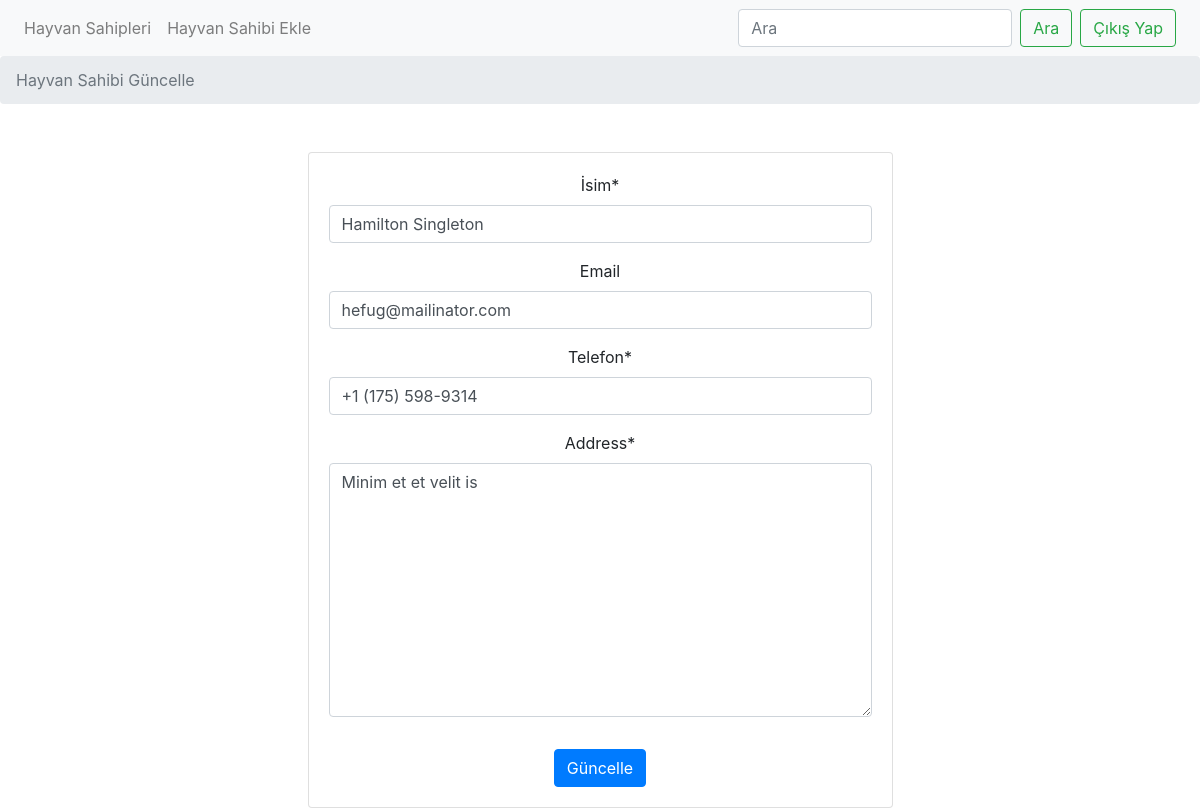
Page /editowner/hamilton-singleton (signed in) on the committed database.
### veterinary/models/Owner.py (models this page shows, shortened)
class OwnerModel(models.Model):
    user = models.ForeignKey('accounts.CustomUserModel',on_delete=models.CASCADE,related_name="user",null=True)
    name= models.CharField(max_length=50,null=True)
    slug = AutoSlugField(populate_from='name')
    email=models.EmailField(max_length=70,blank=True,unique=True)
    phone = models.CharField(max_length=17, unique=False)
    address=models.TextField(unique=False,null=False)
    created_at = models.DateTimeField(auto_now=True)
    updated_at = models.DateTimeField(auto_now=True)
    class Meta:
        verbose_name="Owner"
        verbose_name = 'Owner'

### veterinary/views/editowner.py (the view)
# urls.py: path('editowner/<slug:slug>',EditOwnerView.as_view(),name="editowner"),
class EditOwnerView(LoginRequiredMixin,View):
    http_method_names=['get','post']
    def get(self,request,slug):
        owner=get_object_or_404(OwnerModel,slug=slug,user=request.user)
        form=NewOwnerForm(instance=owner)
        context={
            "edit_form":form
        }
        return render(request,'page/edit_owner.html',context=context)
    def post(self,request,slug):
               owner=get_object_or_404(OwnerModel,slug=slug,user=request.user)
               form=NewOwnerForm(request.POST or None,instance=owner)
               if form.is_valid():
                   form.save()
                   messages.success(self.request, "Hayvan sahibi Güncellendi. " )
                   return redirect("veterinary:owner")
               else:
                    messages.success(self.request, "Hayvan sahibi Güncellenemedi. " )
                    return redirect("veterinary:editowner",slug=slug)

### veterinary/forms/insertowner.py (shortened to what this page needs)
class NewOwnerForm(forms.ModelForm):
	class Meta:
		model = OwnerModel
		fields = ("name", "email", "phone", "address")
		labels={"name":"İsim","email":"Email","phone":"Telefon","adsress":"Adres"}

### veterinary/templates/page/edit_owner.html (shortened to what this page needs)
{% extends 'layout.html' %}
{% load crispy_forms_tags %}
{% block content %}
<nav aria-label="breadcrumb">
    <ol class="breadcrumb">
      <li class="breadcrumb-item active" aria-current="page">Hayvan Sahibi Güncelle</li>
    </ol>
  </nav>
<main class="login-form mt-5">
    <div class="cotainer">
        <div class="row justify-content-center">
            <div class="col-md-6">
                <div class="card">
                    <div class="card-body text-center">
                        <form method="post">
                            {{ edit_form|crispy }}
                            <button type="submit" class="btn btn-primary mt-3">
                              Güncelle
                            </button>
                    </div>
                </div>
            </div>
        </div>
    </div>
    </div>
{% endblock %}

### rows in the picture
OwnerModel: name "Hamilton Singleton", email "hefug@mailinator.com", phone "+1 (175) 598-9314", address "Minim et et velit is"
